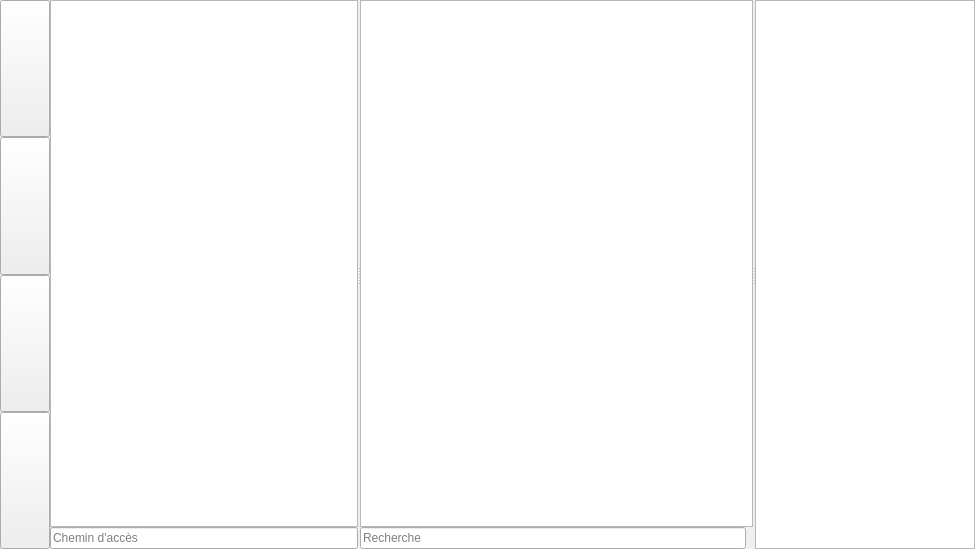
<?xml version="1.0" encoding="UTF-8"?>
<ui version="4.0">
 <class>AttachFileWindow</class>
 <widget class="QMainWindow" name="AttachFileWindow">
  <property name="geometry">
   <rect>
    <x>0</x>
    <y>0</y>
    <width>975</width>
    <height>549</height>
   </rect>
  </property>
  <property name="windowTitle">
   <string>MainWindow</string>
  </property>
  <widget class="QWidget" name="centralwidget">
   <layout class="QVBoxLayout" name="verticalLayout_4">
    <property name="spacing">
     <number>0</number>
    </property>
    <property name="leftMargin">
     <number>0</number>
    </property>
    <property name="topMargin">
     <number>0</number>
    </property>
    <property name="rightMargin">
     <number>0</number>
    </property>
    <property name="bottomMargin">
     <number>0</number>
    </property>
    <item>
     <layout class="QHBoxLayout" name="horizontalLayout_3">
      <property name="spacing">
       <number>0</number>
      </property>
      <item>
       <layout class="QVBoxLayout" name="verticalLayout">
        <property name="spacing">
         <number>0</number>
        </property>
        <item>
         <widget class="QPushButton" name="leaveButton">
          <property name="sizePolicy">
           <sizepolicy hsizetype="Maximum" vsizetype="Expanding">
            <horstretch>0</horstretch>
            <verstretch>0</verstretch>
           </sizepolicy>
          </property>
          <property name="minimumSize">
           <size>
            <width>50</width>
            <height>0</height>
           </size>
          </property>
          <property name="maximumSize">
           <size>
            <width>50</width>
            <height>16777215</height>
           </size>
          </property>
          <property name="text">
           <string/>
          </property>
          <property name="icon">
           <iconset resource="../icons.qrc">
            <normaloff>:/icon/res/browser-close-2.png</normaloff>:/icon/res/browser-close-2.png</iconset>
          </property>
          <property name="iconSize">
           <size>
            <width>40</width>
            <height>40</height>
           </size>
          </property>
         </widget>
        </item>
        <item>
         <widget class="QPushButton" name="addButton">
          <property name="sizePolicy">
           <sizepolicy hsizetype="Maximum" vsizetype="Expanding">
            <horstretch>0</horstretch>
            <verstretch>0</verstretch>
           </sizepolicy>
          </property>
          <property name="minimumSize">
           <size>
            <width>50</width>
            <height>0</height>
           </size>
          </property>
          <property name="maximumSize">
           <size>
            <width>50</width>
            <height>16777215</height>
           </size>
          </property>
          <property name="text">
           <string/>
          </property>
          <property name="icon">
           <iconset resource="../icons.qrc">
            <normaloff>:/icon/res/document-add.png</normaloff>:/icon/res/document-add.png</iconset>
          </property>
          <property name="iconSize">
           <size>
            <width>40</width>
            <height>40</height>
           </size>
          </property>
         </widget>
        </item>
        <item>
         <widget class="QPushButton" name="backButton">
          <property name="sizePolicy">
           <sizepolicy hsizetype="Maximum" vsizetype="Expanding">
            <horstretch>0</horstretch>
            <verstretch>0</verstretch>
           </sizepolicy>
          </property>
          <property name="minimumSize">
           <size>
            <width>50</width>
            <height>0</height>
           </size>
          </property>
          <property name="maximumSize">
           <size>
            <width>50</width>
            <height>16777215</height>
           </size>
          </property>
          <property name="text">
           <string/>
          </property>
          <property name="icon">
           <iconset resource="../icons.qrc">
            <normaloff>:/icon/res/out.png</normaloff>:/icon/res/out.png</iconset>
          </property>
          <property name="iconSize">
           <size>
            <width>40</width>
            <height>40</height>
           </size>
          </property>
         </widget>
        </item>
        <item>
         <widget class="QPushButton" name="goButton">
          <property name="sizePolicy">
           <sizepolicy hsizetype="Maximum" vsizetype="Expanding">
            <horstretch>0</horstretch>
            <verstretch>0</verstretch>
           </sizepolicy>
          </property>
          <property name="minimumSize">
           <size>
            <width>50</width>
            <height>0</height>
           </size>
          </property>
          <property name="maximumSize">
           <size>
            <width>50</width>
            <height>16777215</height>
           </size>
          </property>
          <property name="text">
           <string/>
          </property>
          <property name="icon">
           <iconset resource="../icons.qrc">
            <normaloff>:/icon/res/in.png</normaloff>:/icon/res/in.png</iconset>
          </property>
          <property name="iconSize">
           <size>
            <width>40</width>
            <height>40</height>
           </size>
          </property>
         </widget>
        </item>
       </layout>
      </item>
      <item>
       <widget class="QSplitter" name="splitter_2">
        <property name="orientation">
         <enum>Qt::Horizontal</enum>
        </property>
        <property name="handleWidth">
         <number>2</number>
        </property>
        <widget class="QWidget" name="layoutWidget">
         <layout class="QVBoxLayout" name="verticalLayout_2">
          <property name="spacing">
           <number>0</number>
          </property>
          <item>
           <widget class="QListWidget" name="folderList">
            <property name="sizePolicy">
             <sizepolicy hsizetype="Expanding" vsizetype="Expanding">
              <horstretch>0</horstretch>
              <verstretch>0</verstretch>
             </sizepolicy>
            </property>
            <property name="maximumSize">
             <size>
              <width>16777215</width>
              <height>16777215</height>
             </size>
            </property>
            <property name="verticalScrollBarPolicy">
             <enum>Qt::ScrollBarAlwaysOff</enum>
            </property>
           </widget>
          </item>
          <item>
           <widget class="QLineEdit" name="pathAccessor">
            <property name="sizePolicy">
             <sizepolicy hsizetype="Expanding" vsizetype="Fixed">
              <horstretch>0</horstretch>
              <verstretch>0</verstretch>
             </sizepolicy>
            </property>
            <property name="maximumSize">
             <size>
              <width>16777215</width>
              <height>16777215</height>
             </size>
            </property>
            <property name="text">
             <string/>
            </property>
            <property name="placeholderText">
             <string extracomment="Chemin d'accès">Chemin d'accès</string>
            </property>
           </widget>
          </item>
         </layout>
        </widget>
        <widget class="QSplitter" name="splitter">
         <property name="orientation">
          <enum>Qt::Horizontal</enum>
         </property>
         <property name="handleWidth">
          <number>2</number>
         </property>
         <widget class="QWidget" name="">
          <layout class="QVBoxLayout" name="verticalLayout_3">
           <property name="spacing">
            <number>0</number>
           </property>
           <item>
            <layout class="QHBoxLayout" name="horizontalLayout_2">
             <property name="spacing">
              <number>0</number>
             </property>
             <item>
              <widget class="QListWidget" name="contentList">
               <property name="sizePolicy">
                <sizepolicy hsizetype="Expanding" vsizetype="Expanding">
                 <horstretch>1</horstretch>
                 <verstretch>0</verstretch>
                </sizepolicy>
               </property>
               <property name="verticalScrollBarPolicy">
                <enum>Qt::ScrollBarAlwaysOff</enum>
               </property>
               <property name="flow">
                <enum>QListView::TopToBottom</enum>
               </property>
               <property name="viewMode">
                <enum>QListView::ListMode</enum>
               </property>
               <property name="modelColumn">
                <number>0</number>
               </property>
              </widget>
             </item>
            </layout>
           </item>
           <item>
            <layout class="QHBoxLayout" name="horizontalLayout">
             <property name="spacing">
              <number>0</number>
             </property>
             <item>
              <widget class="QLineEdit" name="findFile">
               <property name="placeholderText">
                <string>Recherche</string>
               </property>
              </widget>
             </item>
             <item>
              <widget class="my_qlabel" name="infoLabel">
               <property name="sizePolicy">
                <sizepolicy hsizetype="Maximum" vsizetype="Maximum">
                 <horstretch>0</horstretch>
                 <verstretch>0</verstretch>
                </sizepolicy>
               </property>
               <property name="maximumSize">
                <size>
                 <width>25</width>
                 <height>25</height>
                </size>
               </property>
               <property name="mouseTracking">
                <bool>true</bool>
               </property>
               <property name="toolTip">
                <string>&lt;html&gt;&lt;head/&gt;&lt;body&gt;&lt;p&gt;&lt;span style=&quot; font-weight:600;&quot;&gt;Cliquez-moi pour afficher le volet des détails de fichier&lt;/span&gt;&lt;/p&gt;&lt;/body&gt;&lt;/html&gt;</string>
               </property>
               <property name="text">
                <string/>
               </property>
               <property name="pixmap">
                <pixmap resource="../icons.qrc">:/icon/res/info-outline.png</pixmap>
               </property>
               <property name="scaledContents">
                <bool>true</bool>
               </property>
              </widget>
             </item>
            </layout>
           </item>
          </layout>
         </widget>
         <widget class="QTextEdit" name="fileDetails">
          <property name="maximumSize">
           <size>
            <width>220</width>
            <height>16777215</height>
           </size>
          </property>
          <property name="verticalScrollBarPolicy">
           <enum>Qt::ScrollBarAlwaysOff</enum>
          </property>
         </widget>
        </widget>
       </widget>
      </item>
     </layout>
    </item>
   </layout>
   <zorder></zorder>
   <zorder>addButtonList</zorder>
  </widget>
 </widget>
 <customwidgets>
  <customwidget>
   <class>my_qlabel</class>
   <extends>QLabel</extends>
   <header location="global">my_qlabel.h</header>
  </customwidget>
 </customwidgets>
 <resources>
  <include location="../icons.qrc"/>
 </resources>
 <connections/>
</ui>
